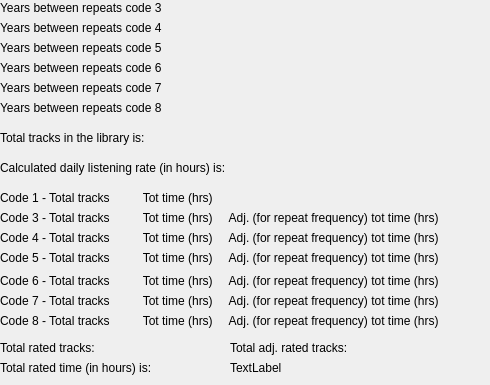
      <widget class="QWidget" name="statisticsTab">
       <attribute name="title">
        <string>Statistics</string>
       </attribute>
       <widget class="QLabel" name="ybrLabel3">
        <property name="geometry">
         <rect>
          <x>0</x>
          <y>0</y>
          <width>470</width>
          <height>16</height>
         </rect>
        </property>
        <property name="text">
         <string>Years between repeats code 3</string>
        </property>
       </widget>
       <widget class="QLabel" name="ybrLabel4">
        <property name="geometry">
         <rect>
          <x>0</x>
          <y>20</y>
          <width>470</width>
          <height>16</height>
         </rect>
        </property>
        <property name="text">
         <string>Years between repeats code 4</string>
        </property>
       </widget>
       <widget class="QLabel" name="ybrLabel5">
        <property name="geometry">
         <rect>
          <x>0</x>
          <y>40</y>
          <width>470</width>
          <height>16</height>
         </rect>
        </property>
        <property name="text">
         <string>Years between repeats code 5</string>
        </property>
       </widget>
       <widget class="QLabel" name="ybrLabel6">
        <property name="geometry">
         <rect>
          <x>0</x>
          <y>60</y>
          <width>470</width>
          <height>16</height>
         </rect>
        </property>
        <property name="text">
         <string>Years between repeats code 6</string>
        </property>
       </widget>
       <widget class="QLabel" name="ybrLabel7">
        <property name="geometry">
         <rect>
          <x>0</x>
          <y>80</y>
          <width>470</width>
          <height>16</height>
         </rect>
        </property>
        <property name="text">
         <string>Years between repeats code 7</string>
        </property>
       </widget>
       <widget class="QLabel" name="ybrLabel8">
        <property name="geometry">
         <rect>
          <x>0</x>
          <y>100</y>
          <width>470</width>
          <height>16</height>
         </rect>
        </property>
        <property name="text">
         <string>Years between repeats code 8</string>
        </property>
       </widget>
       <widget class="QLabel" name="tottracksLabel">
        <property name="geometry">
         <rect>
          <x>0</x>
          <y>130</y>
          <width>470</width>
          <height>16</height>
         </rect>
        </property>
        <property name="text">
         <string>Total tracks in the library is:</string>
        </property>
       </widget>
       <widget class="QLabel" name="totratedtracksLabel">
        <property name="geometry">
         <rect>
          <x>0</x>
          <y>340</y>
          <width>221</width>
          <height>16</height>
         </rect>
        </property>
        <property name="text">
         <string>Total rated tracks:</string>
        </property>
       </widget>
       <widget class="QLabel" name="totratedtimeLabel">
        <property name="geometry">
         <rect>
          <x>0</x>
          <y>360</y>
          <width>221</width>
          <height>16</height>
         </rect>
        </property>
        <property name="text">
         <string>Total rated time (in hours) is:</string>
        </property>
       </widget>
       <widget class="QLabel" name="dailylistenLabel">
        <property name="geometry">
         <rect>
          <x>0</x>
          <y>160</y>
          <width>470</width>
          <height>15</height>
         </rect>
        </property>
        <property name="text">
         <string>Calculated daily listening rate (in hours) is:</string>
        </property>
       </widget>
       <widget class="QLabel" name="cd1trcktimeLabel">
        <property name="geometry">
         <rect>
          <x>0</x>
          <y>190</y>
          <width>481</width>
          <height>16</height>
         </rect>
        </property>
        <property name="text">
         <string>Code 1 - Total tracks          Tot time (hrs)     </string>
        </property>
        <property name="wordWrap">
         <bool>true</bool>
        </property>
       </widget>
       <widget class="QLabel" name="cd3trcktimeLabel">
        <property name="geometry">
         <rect>
          <x>0</x>
          <y>210</y>
          <width>471</width>
          <height>16</height>
         </rect>
        </property>
        <property name="text">
         <string>Code 3 - Total tracks          Tot time (hrs)     Adj. (for repeat frequency) tot time (hrs)  </string>
        </property>
       </widget>
       <widget class="QLabel" name="cd4trcktimeLabel">
        <property name="geometry">
         <rect>
          <x>0</x>
          <y>230</y>
          <width>481</width>
          <height>16</height>
         </rect>
        </property>
        <property name="text">
         <string>Code 4 - Total tracks          Tot time (hrs)     Adj. (for repeat frequency) tot time (hrs)  </string>
        </property>
       </widget>
       <widget class="QLabel" name="cd5trcktimeLabel">
        <property name="geometry">
         <rect>
          <x>0</x>
          <y>250</y>
          <width>481</width>
          <height>16</height>
         </rect>
        </property>
        <property name="text">
         <string>Code 5 - Total tracks          Tot time (hrs)     Adj. (for repeat frequency) tot time (hrs)  </string>
        </property>
       </widget>
       <widget class="QLabel" name="cd6trcktimeLabel">
        <property name="geometry">
         <rect>
          <x>0</x>
          <y>270</y>
          <width>481</width>
          <height>21</height>
         </rect>
        </property>
        <property name="text">
         <string>Code 6 - Total tracks          Tot time (hrs)     Adj. (for repeat frequency) tot time (hrs)  </string>
        </property>
       </widget>
       <widget class="QLabel" name="cd7trcktimeLabel">
        <property name="geometry">
         <rect>
          <x>0</x>
          <y>290</y>
          <width>481</width>
          <height>21</height>
         </rect>
        </property>
        <property name="text">
         <string>Code 7 - Total tracks          Tot time (hrs)     Adj. (for repeat frequency) tot time (hrs)  </string>
        </property>
       </widget>
       <widget class="QLabel" name="cd8trcktimeLabel">
        <property name="geometry">
         <rect>
          <x>0</x>
          <y>310</y>
          <width>481</width>
          <height>21</height>
         </rect>
        </property>
        <property name="text">
         <string>Code 8 - Total tracks          Tot time (hrs)     Adj. (for repeat frequency) tot time (hrs)  </string>
        </property>
       </widget>
       <widget class="QLabel" name="totadjtracksLabel">
        <property name="geometry">
         <rect>
          <x>230</x>
          <y>340</y>
          <width>221</width>
          <height>16</height>
         </rect>
        </property>
        <property name="text">
         <string>Total adj. rated tracks:</string>
        </property>
       </widget>
       <widget class="QLabel" name="totadjhoursLabel">
        <property name="geometry">
         <rect>
          <x>230</x>
          <y>360</y>
          <width>251</width>
          <height>16</height>
         </rect>
        </property>
        <property name="text">
         <string>TextLabel</string>
        </property>
       </widget>
      </widget>
